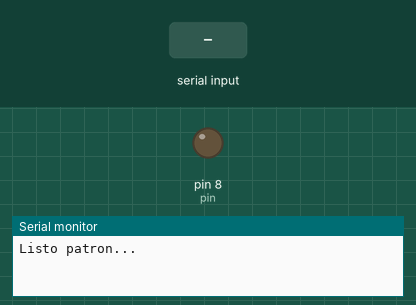
This sketch was run on a simulated Arduino Uno, built with avr-gcc and run on an emulated ATmega328P. On the bench: output pins drawn as LEDs (lit = HIGH), the last lines printed to the serial monitor. The inputs (shaded band) are chosen by the test bench.

Above: at 1.2 s.
1.3 s: "1" received over Serial
At 2.3 s:
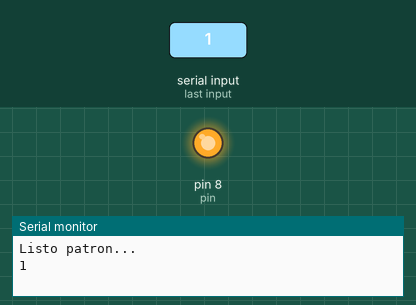
3.5 s: "0" received over Serial
At 5.1 s:
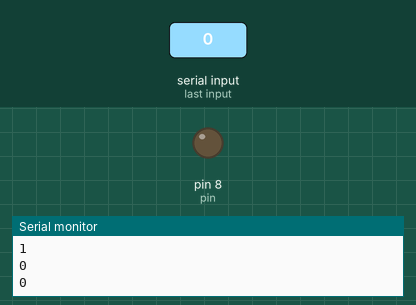
Timing chart, 0 to 6.6 s (numbered marks = the images above; inputs shaded):
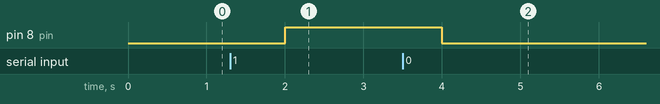

The sketch:

ArduinoPython.ino
```cpp
/*
* Lectura de datos desde el puerto Serial.
* La información se envía desde Python usando pySerial
* Ver: serialio.py
*/

int contador=0;
int pin=8;

void setup() {
  pinMode(pin, OUTPUT);
  Serial.begin(9600);
  Serial.println("Listo patron...");
}

void loop() {
  char inByte = ' ';
  if(Serial.available()){
    char inByte = Serial.read();
    Serial.println(inByte);
    if(inByte == '1'){
      digitalWrite(pin, HIGH);
      delay(1000);
    }else if(inByte == '0'){
      digitalWrite(pin, LOW);
      delay(1000);
    }
    Serial.println(inByte);
  }
  delay(1000);
}
```

Measured:
- after the input at 1.3 s, pin 8 (pin): LOW → HIGH after 0.70 s
- after the input at 3.5 s, pin 8 (pin): HIGH → LOW after 0.50 s
